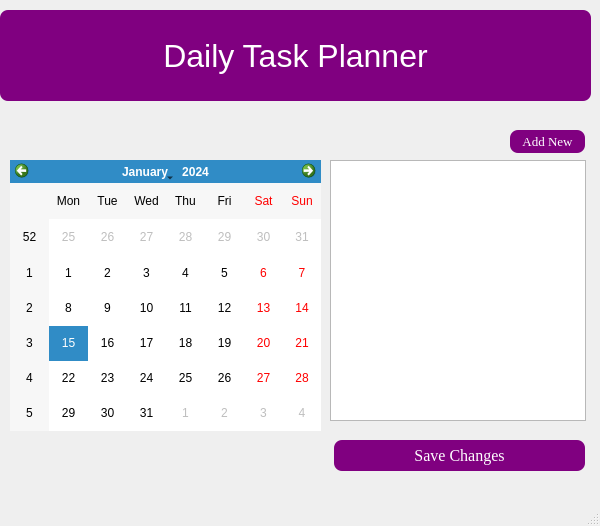
<?xml version="1.0" encoding="UTF-8"?>
<ui version="4.0">
 <class>MainWindow</class>
 <widget class="QMainWindow" name="MainWindow">
  <property name="geometry">
   <rect>
    <x>0</x>
    <y>0</y>
    <width>600</width>
    <height>526</height>
   </rect>
  </property>
  <property name="windowTitle">
   <string>MainWindow</string>
  </property>
  <widget class="QWidget" name="centralwidget">
   <widget class="QPushButton" name="pushButton">
    <property name="geometry">
     <rect>
      <x>334</x>
      <y>440</y>
      <width>251</width>
      <height>31</height>
     </rect>
    </property>
    <property name="font">
     <font>
      <family>Times New Roman</family>
      <pointsize>12</pointsize>
      <weight>50</weight>
      <bold>false</bold>
     </font>
    </property>
    <property name="styleSheet">
     <string notr="true">font-size:12pt;
background:#800080;
color:white;
border-radius:8px;</string>
    </property>
    <property name="text">
     <string>Save Changes</string>
    </property>
   </widget>
   <widget class="QPushButton" name="pushButton_2">
    <property name="geometry">
     <rect>
      <x>510</x>
      <y>130</y>
      <width>75</width>
      <height>23</height>
     </rect>
    </property>
    <property name="font">
     <font>
      <family>Times New Roman</family>
      <pointsize>10</pointsize>
     </font>
    </property>
    <property name="styleSheet">
     <string notr="true">font-size:10pt;
background:#800080;
color:white;
border-radius:8px;</string>
    </property>
    <property name="text">
     <string>Add New</string>
    </property>
   </widget>
   <widget class="QCalendarWidget" name="calendarWidget">
    <property name="geometry">
     <rect>
      <x>10</x>
      <y>160</y>
      <width>311</width>
      <height>271</height>
     </rect>
    </property>
   </widget>
   <widget class="QListWidget" name="listWidget">
    <property name="geometry">
     <rect>
      <x>330</x>
      <y>160</y>
      <width>256</width>
      <height>261</height>
     </rect>
    </property>
   </widget>
   <widget class="QLabel" name="label">
    <property name="geometry">
     <rect>
      <x>0</x>
      <y>10</y>
      <width>591</width>
      <height>91</height>
     </rect>
    </property>
    <property name="styleSheet">
     <string notr="true">font-size:24pt;
background:#800080;
color:white;
border-radius:8px;</string>
    </property>
    <property name="text">
     <string>Daily Task Planner</string>
    </property>
    <property name="alignment">
     <set>Qt::AlignCenter</set>
    </property>
   </widget>
  </widget>
  <widget class="QMenuBar" name="menubar">
   <property name="geometry">
    <rect>
     <x>0</x>
     <y>0</y>
     <width>600</width>
     <height>21</height>
    </rect>
   </property>
  </widget>
  <widget class="QStatusBar" name="statusbar"/>
 </widget>
 <resources/>
 <connections/>
</ui>
